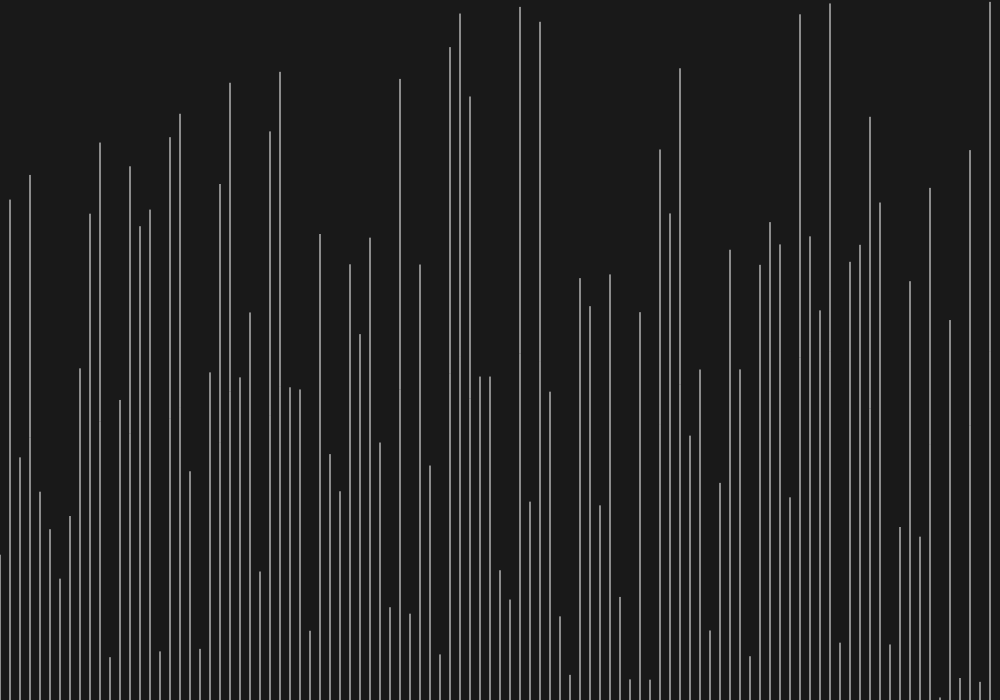
Frame 1 (no input)
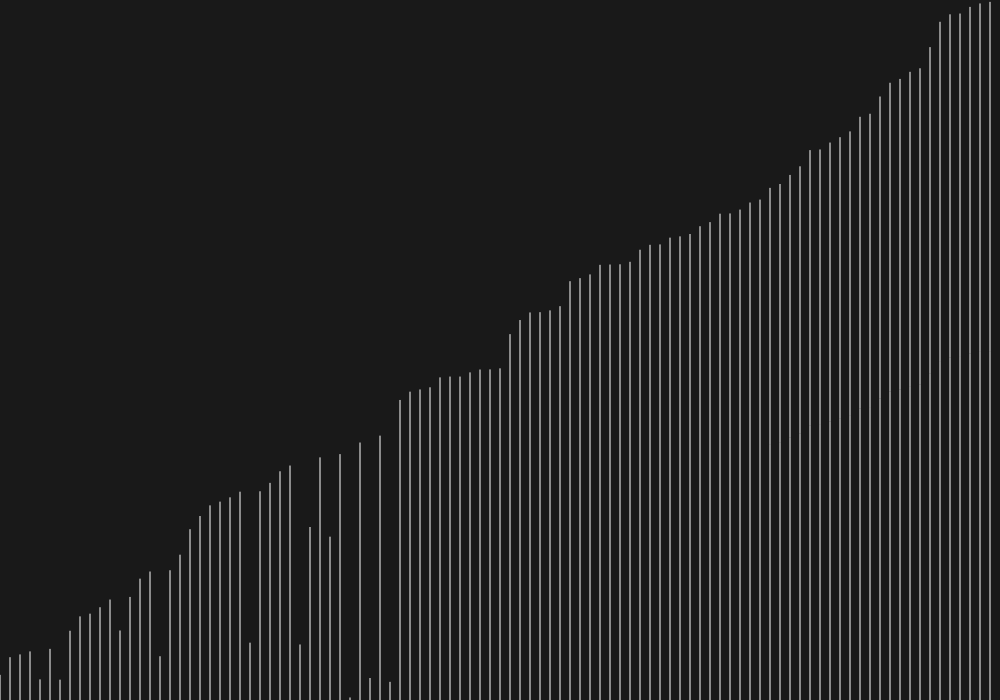
Frame 60 (no input)
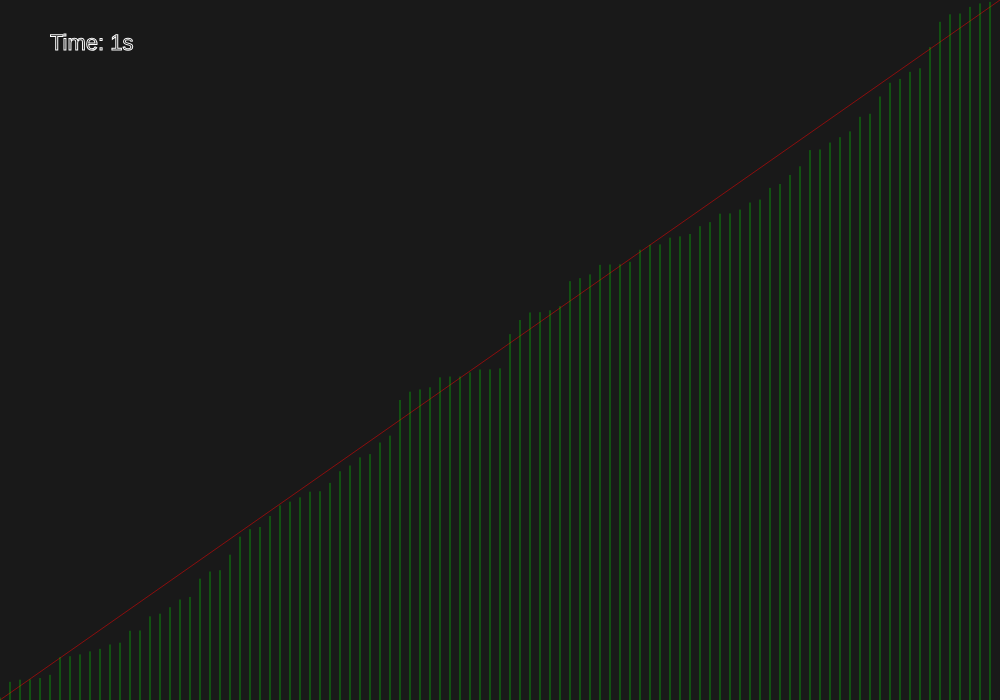
Frame 120 (the mouse pressed at the canvas centre since frame 60)

The p5.js sketch that drew these frames (run headless with seeded random() and noise() and a simulated clock; from frame 60 on, the mouse is pressed at the canvas centre):

// p5.js sketch
// ── sketch.js
var numberOfElements = 100;
var list;
var sorted = false;
var timeSorting = 0;
var showTime = false;
var numberOfElementsSlider;
var frameCountSlider;

function setup() 
{
	createCanvas(1000, 700);
	stroke(255);
	noFill();
	list = createList();
	frameRate(200);
	
	var randomizeButton = createButton("Randomize");
	randomizeButton.mousePressed(newList);

	numberOfElementsSlider = createSlider(50, 5000, numberOfElements, 1);
	frameCountSlider = createSlider(1, 500, 60, 1);
	
}



function draw()
{

	strokeWeight(1);
	background(25);

	getSliderValues();
	bubbleSort(list);
	showBars(list);
	
	setTime();
	
	
}

function newList() {
	list = createList();
}

function getSliderValues() {
	numberOfElements = numberOfElementsSlider.value();
	numberOfElementsSlider.changed(newList);

	frameRate(frameCountSlider.value());
}

function bubbleSort(list) {
	sorted = true;
	for (var i = 0; i < list.length-1; i++) {
		if (list[i] > list[i+1]) {
			stroke(255);
			var temp = list[i];
			list[i] = list[i+1];
			list[i+1] = temp;

			sorted = false;
			showTime = false;
		}
	}

	if (sorted == true) onSolved();
}

function setTime() {
	if (frameCount % frameCountSlider.value() == 0 && sorted == false) {
		timeSorting += 1;
	}
}

function onSolved() {
	showTime = true;
	
	showTimeText();
	showMedianLine();
}

function showMedianLine() {
	strokeWeight(0.5);
	stroke(255, 0, 0);
	line(0, height, width, 0);
}

function showTimeText() {
	textSize(22);
	stroke(255);
	text("Time: " + timeSorting + "s", 50, 50);
}

function createList() {
	timeSorting = 0;
	var list = [];
	for (var i = 0; i < numberOfElements; i++) {
		list[i] = random(height);
	}
	return list;
}

function showBars(values) {
	getBarColor();
	push();
		translate(0, height);
		for (var i = 0; i < values.length; i++) {
			var x = width /values.length * i;
			var y = values[i];

			line(x, 0, x, -y);
		}
	pop();
}

function getBarColor() {
	if (sorted == true)  stroke(0, 255, 0);
	if (sorted == false) stroke(255);
}
